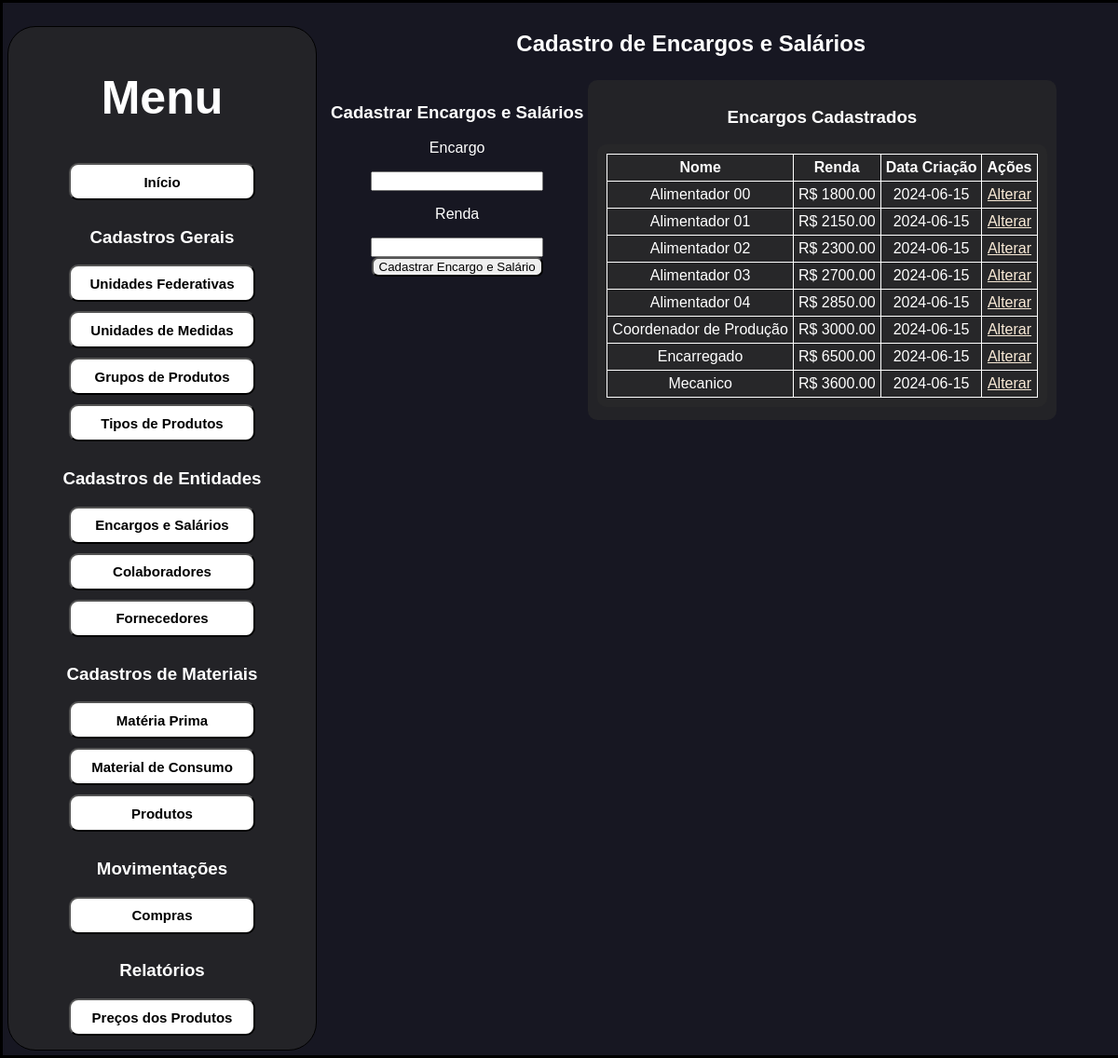
Page /cadastros_de_entidades_encargos_e_salarios on the committed database.
### BDconfig.py (models this page shows, shortened)
class DB_JOB(db.Model):
    ID = db.Column(db.Integer, primary_key=True)
    NAME = db.Column(db.String(200), nullable=False)
    RENT = db.Column(db.Float, nullable=False)
    DATE_CREATED = db.Column(db.DateTime, default=datetime.utcnow)

### industriafeliz.py (the view)
@app.route('/cadastros_de_entidades_encargos_e_salarios', methods=['POST','GET'])
def cadastros_de_entidades_encargos_e_salarios():
    return index.cadastros_de_entidades_encargos_e_salarios()

### UsefulFunctions.py (called while the page is built)
def format_currency(amount):
    if amount is not None:
        return "R$ {:.2f}".format(amount)
    else:
        return '0.00'

### index.py (called while the page is built)
def cadastros_de_entidades_encargos_e_salarios():
    jobs = data.DB_JOB.query.order_by(data.DB_JOB.NAME).all()
    return render_template('cadastros_entidades/cadastro_encargos.html', jobs=jobs, format_currency=uful.format_currency)

### templates/cadastros_entidades/cadastro_encargos.html (shortened to what this page needs)
{% extends 'standard.html' %}
{% block body %}
<section>
    <h1>Cadastro de Encargos e Salários</h1>
    <div>
        <section class="formulario">
            <h1>Cadastrar Encargos e Salários</h1>
            <form action="/cadastros_de_entidades_encargos_e_salarios_cadastros" method="POST">
                <p>Encargo</p>
                <input type="text" name="name" id="name" maxlength="200" autocomplete="off" required>
                <p>Renda</p>
                <input type="number" name="rent" id="rent" min="0.01" step="0.01" autocomplete="off" required>
                <br>
                <input class="bt" type="submit" value="Cadastrar Encargo e Salário">
            </form>
        </section>
        <section class="tabelas">
            {% if jobs|length < 1 %}
            <h4>Ainda Não Existem Encargos E Salários Cadastrados</h4>
            {% else %}
            <h1>Encargos Cadastrados</h1>
            <table class="tabela">
                <tr>
                    <th>Nome</th>
                    <th>Renda</th>
                    <th>Data Criação</th>
                    <th>Ações</th>
                <tr>
                {% for job in jobs %}
                <tr>
                    <td>{{ job.NAME }}</td>
                    <td>{{ format_currency(job.RENT) }}</td>
                    <td>{{ job.DATE_CREATED.date() }}</td>
                    <td>
                        <a href="/cadastros_de_entidades_encargos_e_salarios_update/{{job.ID}}">Alterar</a>
                    </td>
                    </tr>
                {% endfor %}
            </table>
            {% endif %}
        </section>
    </div>
</section>
{% endblock %}

### static/css/style.css (style rules this page uses)
* { font-family: "Montserrat", sans-serif; }
body { border: solid black; width: 100%; display: flex; background-color: rgb(23, 23, 34); padding: 5px; margin: 0; color: white; }
section { display: block; text-align: center; padding: 5px; }
div { display: flex; padding: 5px; line-height: normal; }
.formulario .bt { border-radius: 7px; }
.tabelas { text-align: center; border-radius: 10px; background-color: #2b2b2b9f; padding: 10px; border-collapse: collapse; }
.tabelas table { display: inline-block; margin: 0 auto; }
.tabela { border-radius: 10px; background-color: #2b2b2b9f; padding: 10px; border-collapse: collapse; }
.tabela th { border: white 1px solid; border-radius: 5px; padding: 5px; }
.tabela td { border: white 1px solid; border-radius: 5px; padding: 5px; }
a { color: antiquewhite; }

### rows in the picture
DB_JOB: NAME "Alimentador 00", RENT "R$ 1800.00", DATE_CREATED "2024-06-15"
DB_JOB: NAME "Alimentador 01", RENT "R$ 2150.00", DATE_CREATED "2024-06-15"
DB_JOB: NAME "Alimentador 02", RENT "R$ 2300.00", DATE_CREATED "2024-06-15"
DB_JOB: NAME "Alimentador 03", RENT "R$ 2700.00", DATE_CREATED "2024-06-15"
DB_JOB: NAME "Alimentador 04", RENT "R$ 2850.00", DATE_CREATED "2024-06-15"
DB_JOB: NAME "Coordenador de Produção", RENT "R$ 3000.00", DATE_CREATED "2024-06-15"
DB_JOB: NAME "Encarregado", RENT "R$ 6500.00", DATE_CREATED "2024-06-15"
DB_JOB: NAME "Mecanico", RENT "R$ 3600.00", DATE_CREATED "2024-06-15"
